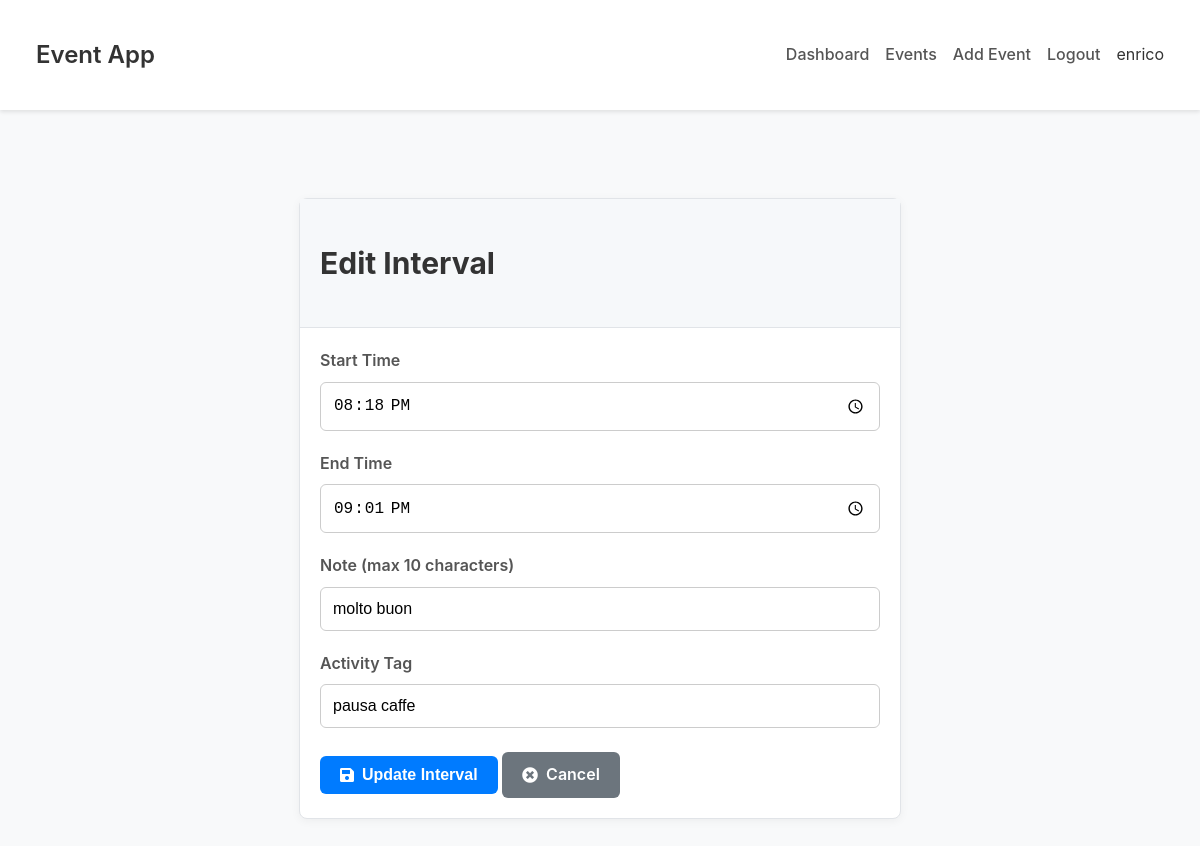
The page /edit_interval/3 (signed in) on the database as committed earlier.
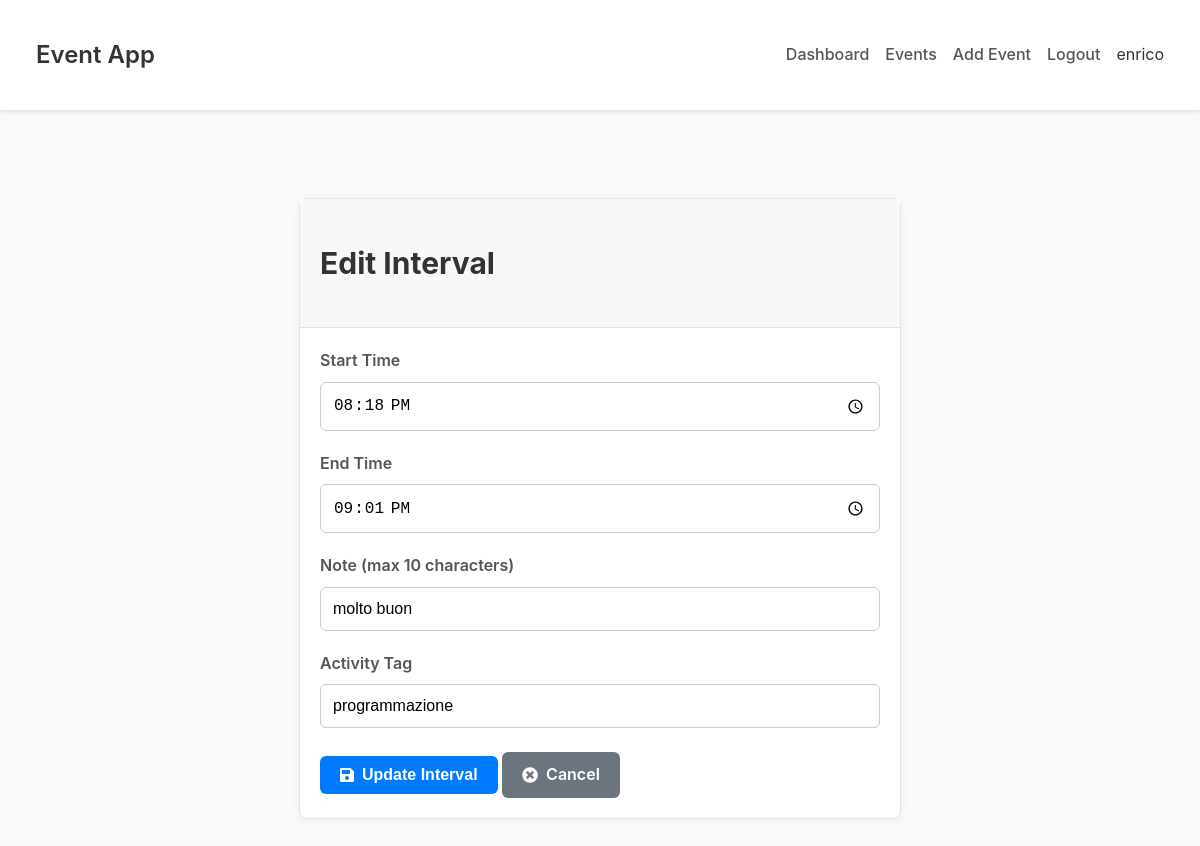
The same page on the database as committed later.
### tables this page shows
CREATE TABLE intervals (
        id INTEGER PRIMARY KEY AUTOINCREMENT,
        event_id INTEGER NOT NULL,
        start_time TEXT NOT NULL,
        end_time TEXT NOT NULL,
        note TEXT,
        activity_tag TEXT NOT NULL,
        FOREIGN KEY (event_id) REFERENCES events (id)
    );

### app.py (the view, shortened to what this page needs)
@app.route('/edit_interval/<int:interval_id>', methods=['GET', 'POST'])
@login_required
def edit_interval(interval_id):
    db = get_db()
    user_id = get_user_id_from_session()
    interval = db.execute(
        'SELECT i.* FROM intervals i JOIN events e ON i.event_id = e.id WHERE i.id = ? AND e.user_id = ?',
        (interval_id, user_id)
    ).fetchone()
    if interval is None:
        flash('Interval not found or you do not have permission to edit it.', 'danger')
        return redirect(url_for('list_events'))
    activity_tags_list = get_all_activity_tags()
    return render_template('edit_interval.html', interval=interval, activity_tags=activity_tags_list, username=session['username'], role=session['role'])

### app.py (called while the page is built)
def get_db():
    if 'db' not in g:
        g.db = sqlite3.connect(DATABASE)
        g.db.row_factory = sqlite3.Row  # This makes rows behave like dicts
    return g.db

def login_required(f):
    @wraps(f)
    def decorated_function(*args, **kwargs):
        if not session.get('logged_in'):
            flash('Please log in to access this page.', 'warning')
            return redirect(url_for('login'))
        return f(*args, **kwargs)
    return decorated_function

def get_user_id_from_session():
    db = get_db()
    user = db.execute('SELECT id FROM users WHERE username = ?', (session['username'],)).fetchone()
    return user['id'] if user else None

def get_all_activity_tags():
    db = get_db()
    tags = db.execute('SELECT tag_name FROM activity_tags ORDER BY tag_name').fetchall()
    return [tag['tag_name'] for tag in tags]

### templates/edit_interval.html (shortened to what this page needs)
{% extends "base.html" %}
{% block content %}
<div class="container mt-4">
    <div class="card" style="max-width: 600px; margin: auto;">
        <div class="card-header">
            <h2>Edit Interval</h2>
        </div>
        <div class="card-body">
            <form method="post" action="{{ url_for('edit_interval', interval_id=interval.id) }}">
                <div class="input-group">
                    <label for="start_time">Start Time</label>
                    <input type="time" id="start_time" name="start_time" class="form-control" value="{{ interval.start_time }}" required>
                </div>
                <div class="input-group">
                    <label for="end_time">End Time</label>
                    <input type="time" id="end_time" name="end_time" class="form-control" value="{{ interval.end_time }}" required>
                </div>
                <div class="input-group">
                    <label for="note">Note (max 10 characters)</label>
                    <input type="text" id="note" name="note" class="form-control" value="{{ interval.note }}" maxlength="10">
                </div>
                <div class="input-group">
                    <label for="activity_tag">Activity Tag</label>
                    <input list="activity_tags_list" id="activity_tag" name="activity_tag" class="form-control" value="{{ interval.activity_tag }}" required>
                </div>
                <div class="mt-4">
                    <button type="submit" class="btn btn-primary">
                        <i class="fas fa-save"></i> Update Interval
                    </button>
                    <a href="{{ url_for('list_events') }}" class="btn btn-secondary">
                        <i class="fas fa-times-circle"></i> Cancel
                    </a>
                </div>
            </form>
        </div>
    </div>
</div>
{% endblock %}

Rows that differ between the two databases and show on the page:
changed intervals "molto buon": activity_tag "pausa caffe" → "programmazione"
